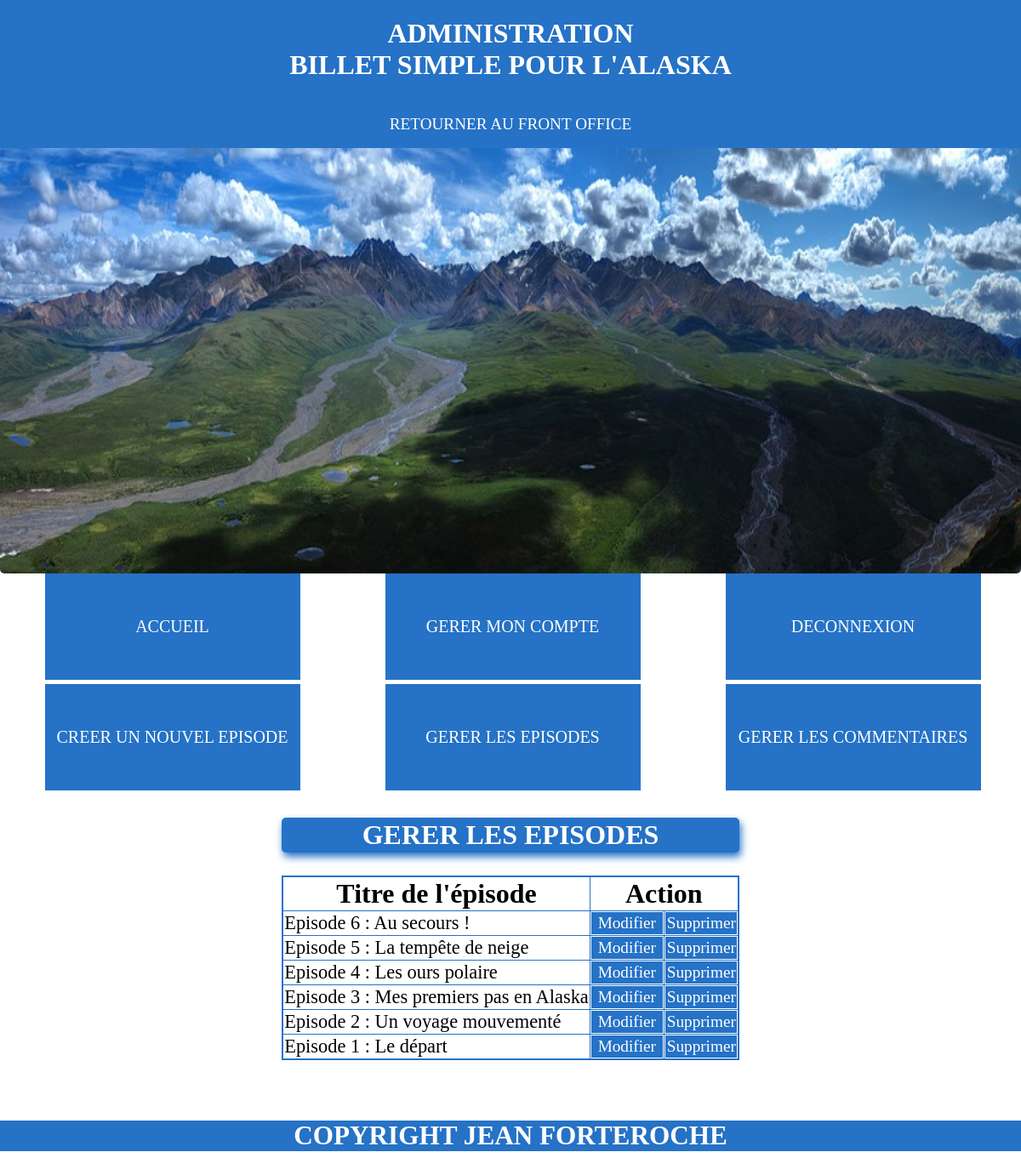
/admin0085/home.php?action=manageEpisode (signed in), run on the app's committed database.
### tables this page shows
CREATE TABLE `episodes` (
  `id` int(11) NOT NULL,
  `title` varchar(100) NOT NULL,
  `content` text NOT NULL,
  `date_creation` date NOT NULL
);

### admin0085/Controller/ControllerRubricAdmin.class.php (called while the page is built, shortened)
<?php
require_once '../DAO/EpisodeDAO.class.php';
class ControllerRubricAdmin
{
    private $episode;
    public function __construct ()
    {
        $this->episode = new EpisodeDAO;
    }
    public function manageEpisodes()
    {
        $episodes = $this->episode->getEpisodesDesc();
        require_once 'view/viewManageEpisodes.php';
        require_once 'view/templateAdmin.php';
    }
}

### DAO/EpisodeDAO.class.php (called while the page is built, shortened)
<?php
if (file_exists('Framework/Model.class.php') AND file_exists('Model/Episode.class.php'))
{
    require_once 'Framework/Model.class.php';
    require_once 'Model/Episode.class.php';
}
else
{
    require_once '../Framework/Model.class.php';
    require_once '../Model/Episode.class.php';
}
class EpisodeDAO extends Model
{
    public function getEpisodesDesc()
    {
        $sql = 'SELECT id, title, content, DATE_FORMAT(date_creation, "%d/%m/%Y") AS date_creation FROM episodes ORDER BY id DESC';
        $result = $this->executeRequest($sql);
        $episodes = array();
        foreach ($result as $row)
        {
            $episodeId = $row['id'];
            $episodes[$episodeId] = $this->buildEpisode($row);
        }
        return $episodes;
    }
    private function buildEpisode(array $row)
    {
        $episode = new Episode();
        $episode->setIdEpisode($row['id']);
        $episode->setTitleEpisode($row['title']);
        $episode->setContentEpisode($row['content']);
        $episode->setDateEpisode($row['date_creation']);
        return $episode;
    }
}

### Framework/Configuration.class.php (called while the page is built)
<?php
class Configuration
{
    private static $parameters;
    public static function get($name, $defaultValue = null)
    {
        if (isset(self::getParameters()[$name]))
        {
            $value = self::getParameters()[$name];
        }
        else
        {
            $value = $defaultValue;
        }
        return $value;
    }
    private static function getParameters()
    {
        if (self::$parameters == null)
        {
            $file = 'config/prod.ini';
            if (!file_exists($file))
            {
                $file = '../config/prod.ini';
            }
            if (!file_exists($file))
            {
                $file = 'config/dev.ini';
                if(!file_exists($file))
                {
                    $file = '../config/dev.ini';
                }
            }
            if (!file_exists($file))
            {
                throw new Exception('Aucun fichier de configuration trouvé');
            }
            else
            {
                self::$parameters = parse_ini_file($file);
            }
        }
        return self::$parameters;
    }
}

### Framework/Model.class.php (called while the page is built)
<?php
require_once 'Configuration.class.php';
abstract class Model
{
    private static $bdd;
    protected function executeRequest($sql, $params = null)
    {
        if ($params == null)
        {
            $results = self::getBdd()->query($sql);
        }
        else
        {
            $results = self::getBdd()->prepare($sql);
            $results->execute($params);
        }
        return $results;
    }
    private function getBdd()
    {
        if (self::$bdd == null)
        {
            $dsn = Configuration::get('dsn');
            $login = Configuration::get('login');
            $password = Configuration::get('password');
            self::$bdd = new PDO($dsn,$login,$password,array(PDO::ATTR_ERRMODE => PDO:: ERRMODE_EXCEPTION));
        }
        return self::$bdd;
    }
}

### Model/Episode.class.php (called while the page is built, shortened)
<?php
class Episode
{
    private $idEpisode;
    private $titleEpisode;
    public function getIdEpisode()
    {
        return $this->idEpisode;
    }
    public function setIdEpisode($id)
    {
        $this->idEpisode = $id;
        return $this;
    }
    public function getTitleEpisode()
    {
        return $this->titleEpisode;
    }
    public function setTitleEpisode($title)
    {
        $this->titleEpisode = $title;
        return $this;
    }
    public function setContentEpisode($content)
    {
        return $this;
    }
    public function setDateEpisode($date)
    {
        return $this;
    }
}

### admin0085/View/ViewManageEpisodes.php (the view, shortened to what this page needs)
<table>
<caption><h2>GERER LES EPISODES</h2></caption>
    <tr>
        <th>Titre de l'épisode</th>
        <th colspan='2'>Action</th>
    </tr>
<?php foreach($episodes as $episode): ?>
    <tr>
        <td class='titleEpisode'><?= $episode->getTitleEpisode() ?></td>
        <td><a  class='action' href='home.php?action=manageEpisode&id=<?= $episode->getIdEpisode() ?>&typeManage=modify'>Modifier</a></td>
        <td><a class='action' onclick='return(confirm("Voulez-vous confirmer la suppression de cet épisode ?"));' href='home.php?action=manageEpisode&id=<?= $episode->getIdEpisode() ?>&typeManage=delete'>Supprimer</a></td>
    </tr>
<?php endforeach; ?>
</table>

### css/general.css (style rules this page uses)
body { width: 100%; margin: auto; }
h2 { text-align: center; font-size: 2em; background-color: #2572C6; color: white; border: 2px #2572C6 solid; border-radius: 5px; box-shadow: 2px 5px 10px #2572C6; }
section a { font-size: 1.2em; background-color:#2572C6; width: 200px; display: block; margin: auto; text-align: center; text-decoration: none; color: white; border: 2px #2572C6 solid; }

### css/back.css (style rules this page uses)
table { border: 2px #2572C6 solid; border-radius: 5px; margin: auto; margin-bottom: 30px; color: black; border-collapse: collapse; }
table h2 { background-color: #2572C6; border-radius: 5px; color: white; }
table th { font-size: 2em; border: 1px #2572C6 solid; }
table td { font-size: 1.2em; border: 1px #2572C6 solid; }
table td a { width: 80px; font-size: 1em; }
.titleEpisode { font-size: 1.4em; }

### data on the page
episodes: title "Episode 6 : Au secours !"
episodes: title "Episode 5 : La tempête de neige"
episodes: title "Episode 4 : Les ours polaire"
episodes: title "Episode 3 : Mes premiers pas en Alaska"
episodes: title "Episode 2 : Un voyage mouvementé"
episodes: title "Episode 1 : Le départ"
